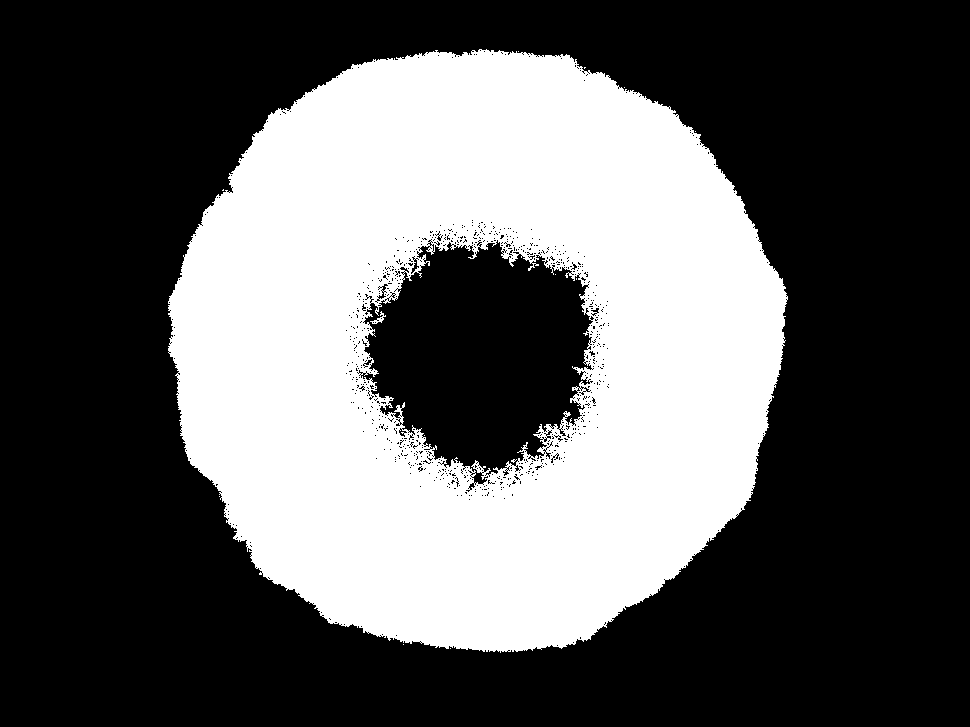
%> input picture data/whole_colony_images/binary/DE5d/0_ORG.tif, 970 x 727 px, shrunk from 1388 x 1040 before the run; its folder holds only this picture in this run
$ octave run_get_colony_mask.m   (GNU Octave 9; MATLAB toolbox functions it lacks are replaced by stand-ins)
%> lines starting %> are read from the running program, lines starting %| are printed output that depends on the picture; in (x1, y1, x2, y2) boxes, pixels count from 0 and x2, y2 are one past the last pixel; in counts of white or black regions, pixels touching at a corner belong together; the program's own positions count from 1
### code/dir2.m
function listing = dir2(name)

listing = dir(name);

to_keep = ones(1, length(listing));
inds = [];

for i = 1:length(listing)
    current_file = listing(i).name;
    if current_file(1) == '.'
        inds(end + 1) = i;
    end
end
listing(inds) = [];
end

### code/phenotypic_traits/get_colony_mask.m
function get_colony_mask(path_folder, experiment)
%This code takes the bw images from the calibration (taken at the beginning
%of imaging) and extracts x, y coordinates, fits circle, saves these
%variables and an overlay image

conv = 0.1240;
% [5 lines of commented-out code are left out]
colony_images_binary_folder = [path_folder filesep 'binary' filesep experiment];
colony_images_folder = [path_folder filesep 'images' filesep experiment];
colony_images_edge_folder = [path_folder filesep 'colony_edge' filesep experiment];

if ~isdir([path_folder filesep 'colony_edge' filesep experiment])
    mkdir([path_folder filesep 'colony_edge' filesep experiment]);
end
if ~isdir([path_folder filesep 'colony_mat' filesep experiment])
    mkdir([path_folder filesep 'colony_mat' filesep experiment]);
end

files = dir2(colony_images_binary_folder);
nfiles = length(files);

se = strel('disk', 10);
for i = 1:nfiles
    image_name = files(i).name;
    k = strfind(image_name,'.tif');
    image_name_no_tif = image_name(1:k-1);

    I_filename = [colony_images_folder filesep image_name];
    Ibw_filename = [colony_images_binary_folder filesep image_name];

    I = imread(I_filename);
%> I is the input picture: size 727x970 uint16; values 0 (black) and 65535 (white), 35.5% white; 14 white regions (12 under 20 px), largest, box (x1, y1, x2, y2) and area: (168, 49, 788, 653) 250422, (370, 311, 386, 324) 62
    Ibw = imread(Ibw_filename);
    Ifill = imfill(Ibw);
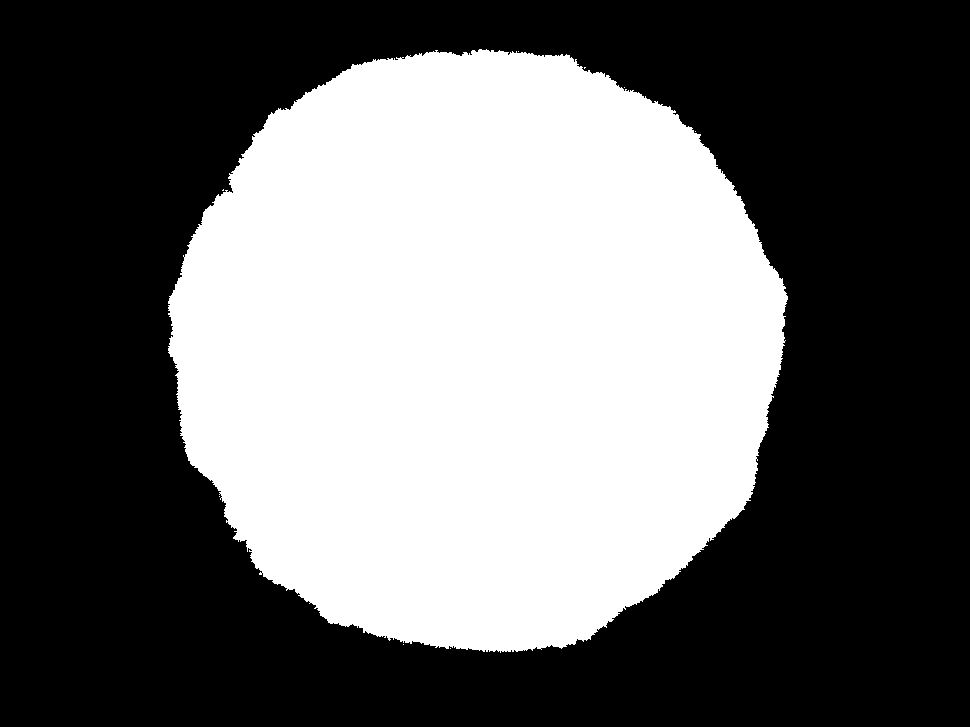
%> Ifill: size 727x970 uint16; values 0 (black) and 65535 (white), 41.2% white; 9 white regions (8 under 20 px), largest, box (x1, y1, x2, y2) and area: (168, 49, 788, 653) 290521
    Idil = imdilate(Ifill, se);
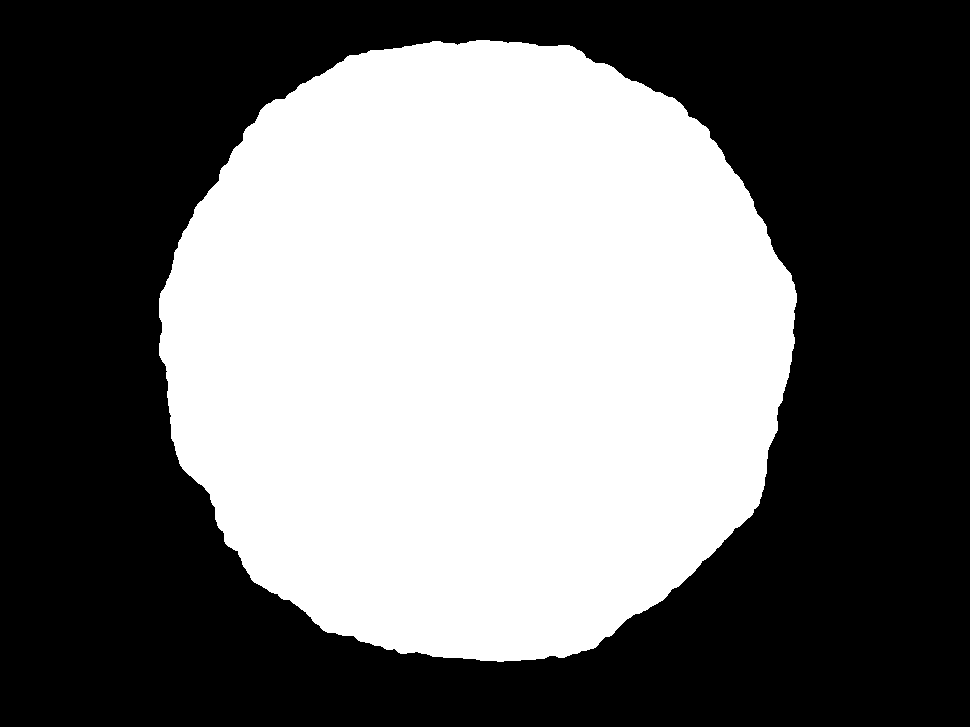
%> Idil: size 727x970 uint16; values 0 (black) and 65535 (white), 44.1% white; 1 white region, box (x1, y1, x2, y2) and area: (159, 40, 797, 662) 310665
    Iperim = bwperim(Idil);
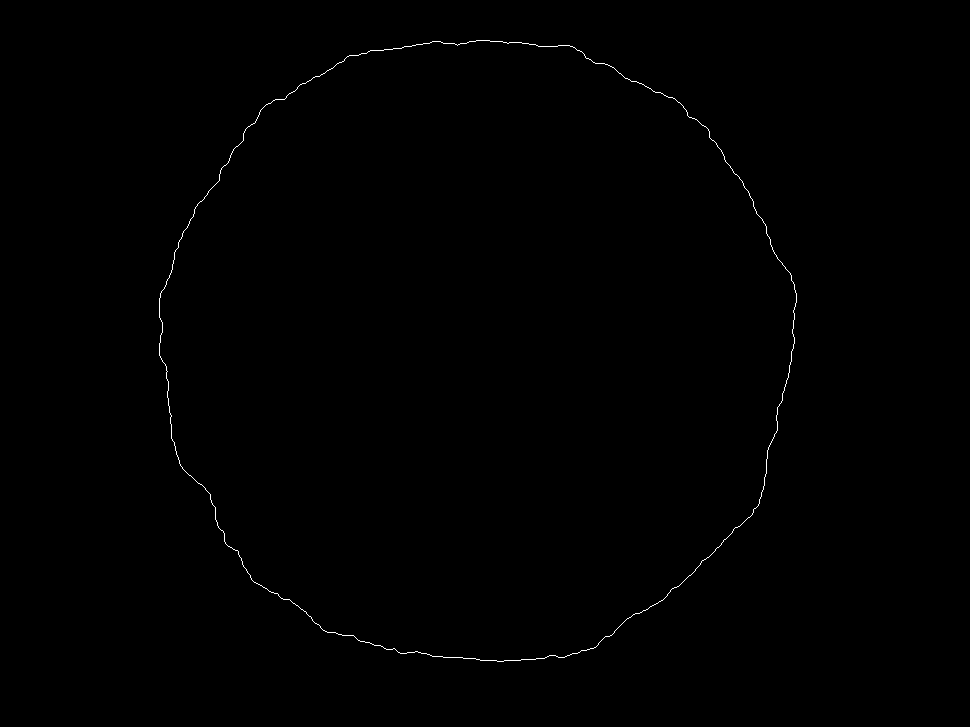
%> Iperim: size 727x970 logical; 0.26% white in thin lines or dots, all inside (x1, y1, x2, y2) = (159, 40, 797, 662)
    Ioverlay = I.*uint16(imcomplement(Iperim));
    [y, x] = find(Iperim);
%> y = 1848 values from 41 to 662; x = 1848 values from 160 to 797

    if length(x)>1
%> the run ends on the next line
            [a, b, R] = find_circles(x, y);
            output_image_filename = [path_folder filesep 'colony_edge' filesep experiment filesep 'bw' image_name];
            %plot_image_fitted_circle(output_image_filename, I, x, y, a, b, R, 'off');
            %saveas(f,[path_folder filesep 'colony_edge' filesep image_files(j).name 'bw'],'png');
            x = x/conv;
            y = y/conv;
            a = a/conv;
            b = b/conv;
            R = R/conv;
            save([path_folder filesep 'colony_mat' filesep experiment filesep  image_name_no_tif '.mat'], 'x', 'y', 'a', 'b', 'R', 'conv');
            imwrite(Ioverlay, output_image_filename);
    end

end

### code/phenotypic_traits/run_get_colony_mask.m
path_folder = '../../data/whole_colony_images/';
experiment = 'DE5d';
get_colony_mask(path_folder, experiment);
